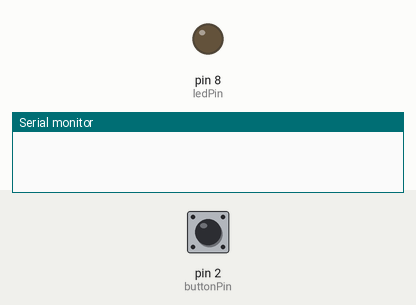
This sketch was run on a simulated Arduino Uno, built with avr-gcc and run on an emulated ATmega328P. On the bench: output pins drawn as LEDs (lit = HIGH), the last lines printed to the serial monitor. Dashed ring = blinking. The test bench sets the inputs (shaded band); at power-on: pin 2 (buttonPin) LOW.

Above: at 1.2 s.
1.3 s: pin 2 (buttonPin) pulled HIGH for 0.15 s
At 1.55 s:
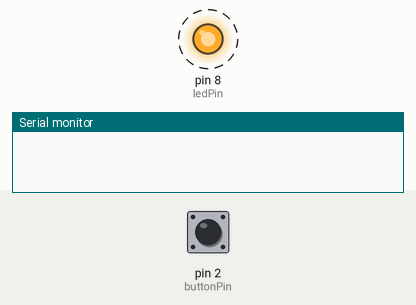
3.1 s: pin 2 (buttonPin) pulled HIGH for 3.2 s
At 7.3 s:
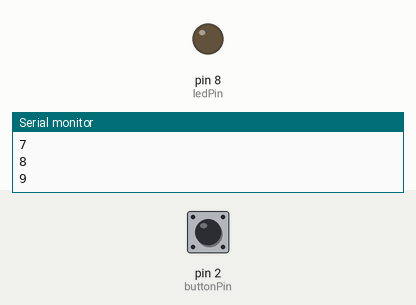
Timing chart, 0 to 8.8 s (numbered marks = the images above; inputs shaded):
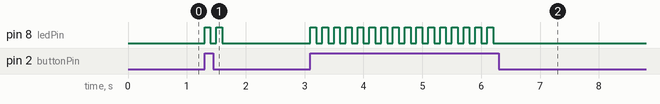

Measured:
- after the input at 1.3 s, pin 8 (ledPin): alternates HIGH for 0.10 s and LOW for 0.10 s, 4 changes in all, then stays LOW, starting at once
- after the input at 3.1 s, pin 8 (ledPin): alternates HIGH for 0.10 s and LOW for 0.10 s, 32 changes in all, then stays LOW, starting at once

The sketch:

button_increments_flashes_led.ino
```cpp
/*this program will read whether a button on pin 2 has been pressed,
print the raw value to the serial monitor, increment a varable,
print that to the monitor, and turn on an led*/

const int buttonPin = 2;
int buttonState = 0;
int variableNumber = 0; //variable we will increment later

int ledPin = 8; //initialize led variable

void setup() {
  /*here we're setting the baud (speed) to 9600.
  make sure the baud of the serial monitor is also 9600*/
  Serial.begin(9600);
  pinMode(buttonPin, INPUT);       //set pin 2 to input
  pinMode(ledPin, OUTPUT);         //set pin 8 to output
}

void loop() {
  // read the state of the button:
  buttonState = digitalRead(buttonPin);

  if (buttonState == 1) {          //flash led if button state is 1
    // flash LED:
    digitalWrite(ledPin, HIGH);
    delay(100);
    digitalWrite(ledPin, LOW);
    delay(100);
    digitalWrite(ledPin, HIGH);
    delay(100);
    digitalWrite(ledPin, LOW);
    delay(100);

    variableNumber++;                //increment variable (add 1 to it)
    Serial.println(variableNumber);  //print variable to serial

  }

}
```
